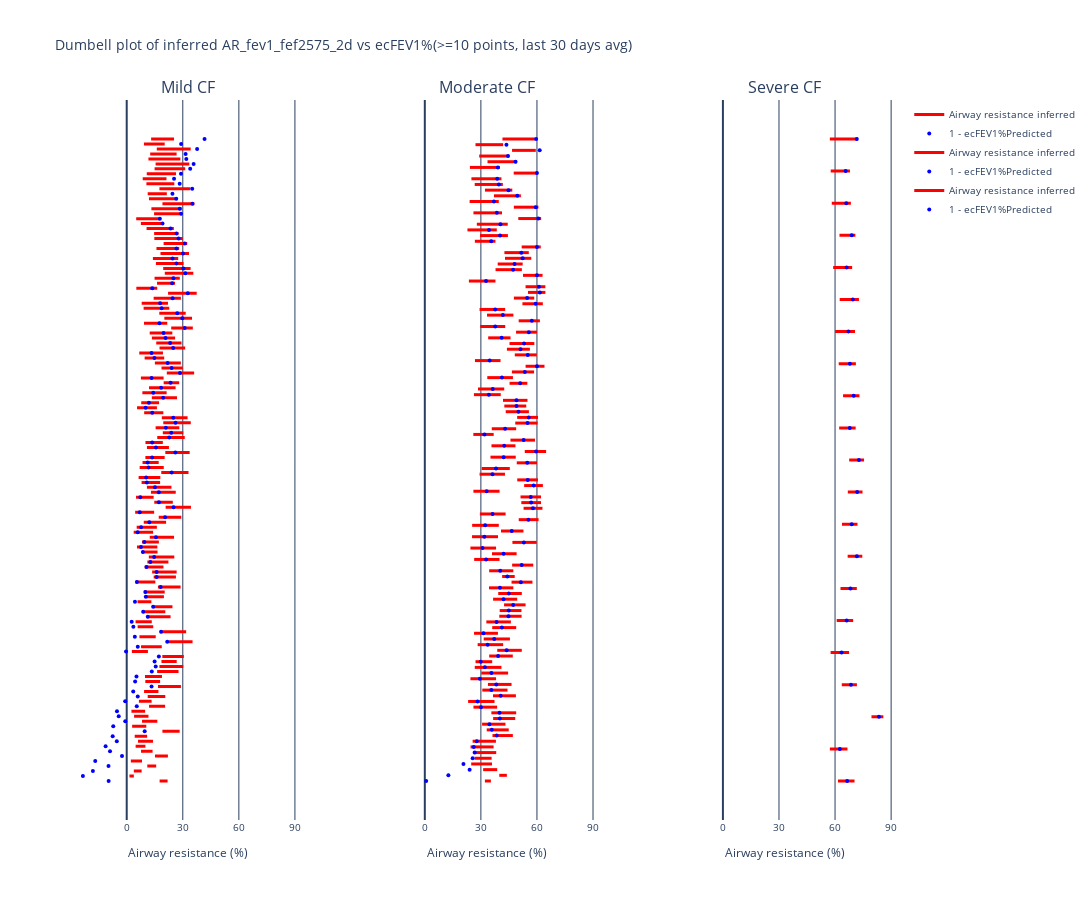

This figure's notebook cell:
### Code cell
# Adding 2nd day massively reduces the AR compared to examples with low ecFEV1

import plotly.graph_objects as go

df_to_plot = df_ar_fev1_dumbell
ar_col = "AR_fev1"
df_to_plot = df_ar_fev1_o2_dumbell
ar_col = "AR_fev1_o2"
# df_to_plot = df_ar_fev1_o2_2d_dumbell
# ar_col = "AR_fev1_o2_2d"
# df_to_plot = df_ar_fev1_o2_fef2575_2d_dumbell
# ar_col = "AR_fev1_o2_fef2575_2d"
df_to_plot = df_ar_fev1_fef2575_2d_dumbell
ar_col = "AR_fev1_fef2575_2d"

title = f"Dumbell plot of inferred {ar_col} vs ecFEV1%(>={min_datapoints} points, last 30 days avg)"


fig = make_subplots(
    1, 3, horizontal_spacing=0.1, column_titles=["Mild CF", "Moderate CF", "Severe CF"]
)


def plot_dumbell_for_df(fig, df, measures, col):
    # For measure[0]
    mask = df["measure"] == measures[0]
    for id in df[mask]["ID"].unique():
        mask_id = df["ID"] == id
        # Add mask
        mask_final = mask_id & mask
        fig.add_trace(
            go.Scatter(
                x=df[mask_final]["value"],
                y=df[mask_final]["ID"],
                mode="lines",
                name="Airway resistance inferred",
                marker=dict(color="red"),
                line=dict(width=3),
                # legendgroup="Airway resistance predicted",  # Add legend group
                showlegend=(
                    True if id == df[mask]["ID"].unique()[0] else False
                ),  # Only show legend for first trace
            ),
            row=1,
            col=col,
        )
    # For measure[1]
    mask = df["measure"] == measures[1]
    fig.add_trace(
        go.Scatter(
            x=df[mask]["value"],
            y=df[mask]["ID"],
            mode="markers",
            name="1 - ecFEV1%Predicted",
            marker=dict(size=4, color="blue"),
            # legendgroup="1 - ecFEV1%Predicted",  # Add legend group
        ),
        row=1,
        col=col,
    )


# df_to_plot = df_ar_fev1_o2_2d_dumbell
# ar_col = "AR_fev1_o2_2d"


# Split dataframe between mild, moderate and severe CF lung disease
# Equivalent to Mean AR_ecFEV1% < 30%, 30 to 60 and > 60%
# Get unique IDs and their corresponding Mean AR_ecFEV1% values
mask_ecfev1 = df_to_plot["measure"] == f"Mean {ar_col} prediction"

id_ecfev1_values = df_to_plot[mask_ecfev1].groupby("ID")["value"].mean()

# Split IDs into three groups based on ecFEV1% values
mild_ids = id_ecfev1_values[id_ecfev1_values < 30].index
moderate_ids = id_ecfev1_values[
    (id_ecfev1_values >= 30) & (id_ecfev1_values <= 60)
].index
severe_ids = id_ecfev1_values[id_ecfev1_values > 60].index

# Create the three dataframes
df_mild = df_to_plot[df_to_plot["ID"].isin(mild_ids)]
df_moderate = df_to_plot[df_to_plot["ID"].isin(moderate_ids)]
df_severe = df_to_plot[df_to_plot["ID"].isin(severe_ids)]

# Print the sizes to verify
print(f"Mild size: {len(df_mild)}")
print(f"Moderate size: {len(df_moderate)}")
print(f"Severe size: {len(df_severe)}")

# Plot the three groups
plot_dumbell_for_df(fig, df_mild, [f"Mean {ar_col} dist", "Mean AR_ecFEV1%"], 1)
plot_dumbell_for_df(fig, df_moderate, [f"Mean {ar_col} dist", "Mean AR_ecFEV1%"], 2)
plot_dumbell_for_df(fig, df_severe, [f"Mean {ar_col} dist", "Mean AR_ecFEV1%"], 3)


# Split the dataframe into 3 roughly equal parts
#
#
# ids = df_ar_fev1_o2_fef2575_2d.ID.unique()
# chunk_size = int(np.ceil(len(ids) // 3))
#
# # Get first chunk
# chunk1_ids = ids[0:chunk_size]
#
# # Get second chunk
# chunk2_ids = ids[chunk_size:2*chunk_size]
#
# # Get third chunk
# chunk3_ids = ids[2*chunk_size:len(ids)]
#
# # Create the three dataframes
# df_ar_fev1_o2_fef2575_2d_chunk1 = df_ar_fev1_o2_fef2575_2d.set_index("ID").loc[chunk1_ids].reset_index()
# df_ar_fev1_o2_fef2575_2d_chunk2 = df_ar_fev1_o2_fef2575_2d.set_index("ID").loc[chunk2_ids].reset_index()
# df_ar_fev1_o2_fef2575_2d_chunk3 = df_ar_fev1_o2_fef2575_2d.set_index("ID").loc[chunk3_ids].reset_index()
#
# Print the sizes to verify
# print(f"Chunk 1 size: {len(df_ar_fev1_o2_fef2575_2d_chunk1)}")
# print(f"Chunk 2 size: {len(df_ar_fev1_o2_fef2575_2d_chunk2)}")
# print(f"Chunk 3 size: {len(df_ar_fev1_o2_fef2575_2d_chunk3)}")
#
# plot_dumbell_for_df(fig, df_ar_fev1_o2_fef2575_2d_chunk1, ["Mean AR_fev1_o2_fef2575_2d dist", "Mean AR_ecFEV1%"], 3)
# plot_dumbell_for_df(fig, df_ar_fev1_o2_fef2575_2d_chunk2, ["Mean AR_fev1_o2_fef2575_2d dist", "Mean AR_ecFEV1%"], 2)
# plot_dumbell_for_df(fig, df_ar_fev1_o2_fef2575_2d_chunk3, ["Mean AR_fev1_o2_fef2575_2d dist", "Mean AR_ecFEV1%"], 1)


# Compare different models
#
#
# plot_dumbell_for_df(fig, df_ar_fev1_o2, ["Mean AR_fev1_o2 dist", "Mean AR_ecFEV1%"], 1)
# plot_dumbell_for_df(fig, df_ar_fev1_o2_2d, ["Mean AR_fev1_o2_2d dist", "Mean AR_ecFEV1%"], 2)


fig.update_layout(
    height=900,
    # height=1800,
    width=1200,
    font=dict(size=10),
    showlegend=True,
    title=title,
    plot_bgcolor="white",
    paper_bgcolor="white",
)
print(min(df_to_plot["value"]))
fig.update_xaxes(
    range=[-25, 91],
    tickvals=[0, 30, 60, 90],
    title=AR.name,
    gridcolor="#2a3f5f",
    zeroline=True,
    zerolinecolor="#2a3f5f",
    zerolinewidth=2,
)
fig.update_yaxes(
    showticklabels=False,
    showgrid=False,
    gridcolor="#2a3f5f",
    zeroline=True,
    zerolinecolor="#2a3f5f",
    zerolinewidth=2,
)
fig.write_image(
    f"{dh.get_path_to_main()}PlotsBreathe/Dumbell_plot_AR_ecFEV1_by_severity/{title}.pdf"
)
fig.show()

# On this plot, if a person is very sick, it's best fev1 measurement will contain a lot of inflammatory markers (sputum, airway wall inflammation).
# The sicker the person,the more underestimated the AR pred is because the maximum FEV1 blown is not healthy.
# Let's add the FEF25-75.

# 60% of data falls within red band

# TODO: add vertical lines corresponding to key AR values

# Longitudinal AR profile on the web app
